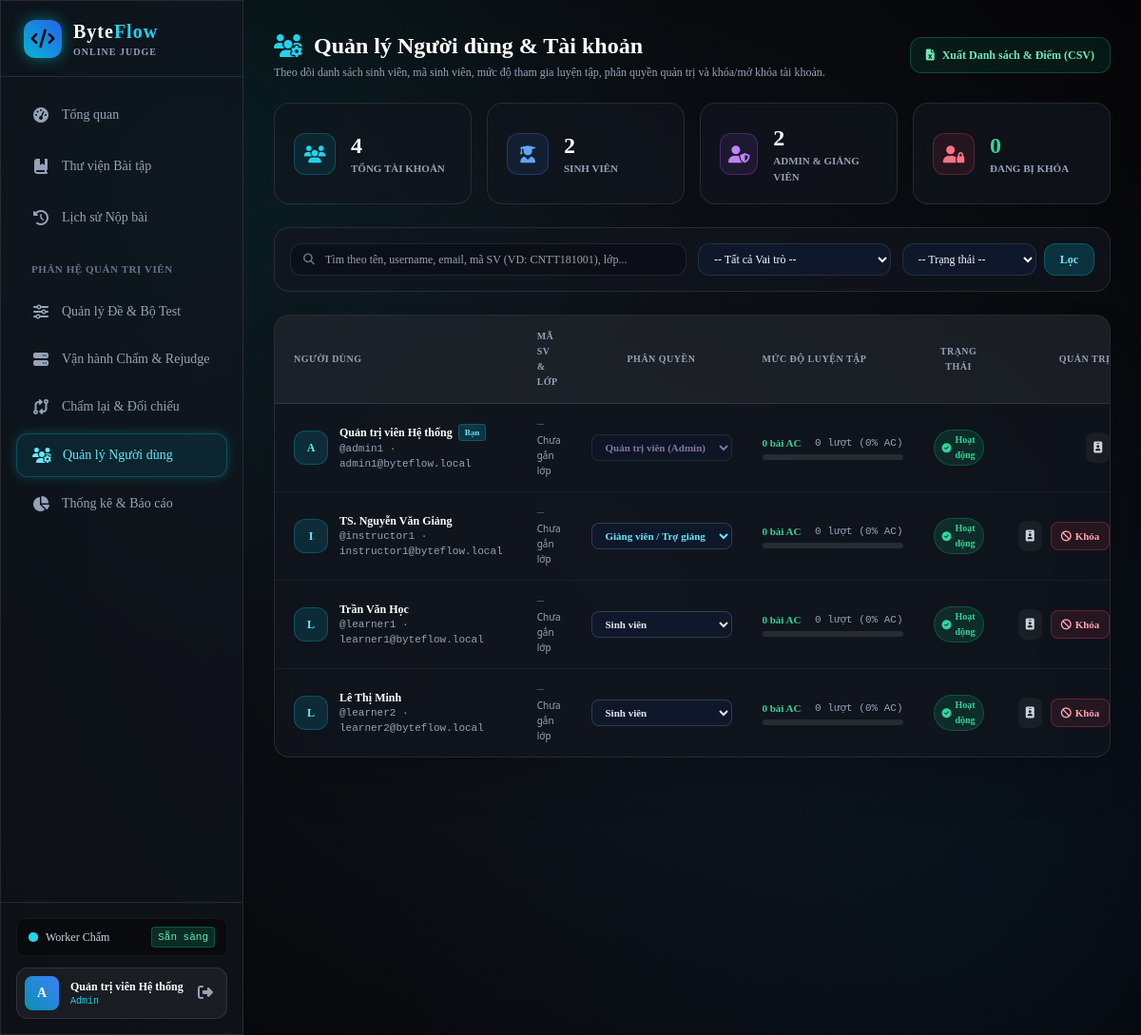
/admin_users.php (signed in), run on the app's committed database.
### tables this page shows
CREATE TABLE `users` (
  `id` INT AUTO_INCREMENT PRIMARY KEY,
  `username` VARCHAR(50) NOT NULL UNIQUE,
  `email` VARCHAR(100) NOT NULL UNIQUE,
  `password_hash` VARCHAR(255) NOT NULL,
  `full_name` VARCHAR(100) NOT NULL,
  `student_code` VARCHAR(30) NULL UNIQUE COMMENT 'Mã số sinh viên (VD: CNTT181001)',
  `class_name` VARCHAR(60) NULL COMMENT 'Lớp sinh viên / học phần (VD: CNTT-18-10)',
  `role` ENUM('learner', 'instructor', 'admin') NOT NULL DEFAULT 'learner',
  `is_locked` TINYINT(1) NOT NULL DEFAULT 0 COMMENT '1 = Tài khoản bị khóa; 0 = Hoạt động',
  `lock_reason` VARCHAR(255) NULL COMMENT 'Lý do khóa tài khoản',
  `last_login_at` DATETIME NULL COMMENT 'Thời điểm đăng nhập gần nhất',
  `created_at` DATETIME NOT NULL DEFAULT CURRENT_TIMESTAMP,
  INDEX `idx_users_role` (`role`),
  INDEX `idx_users_locked` (`is_locked`),
  INDEX `idx_users_class` (`class_name`)
);

### core/Security.php (called while the page is built, shortened)
<?php
class Security
{
    public static function escape(?string $str): string
    {
        return htmlspecialchars($str, ENT_QUOTES | ENT_SUBSTITUTE, 'UTF-8');
    }
}

### core/Auth.php (called while the page is built, shortened)
<?php
class Auth
{
    public static function id(): ?int
    {
        return isset($_SESSION['user_id']) ? (int)$_SESSION['user_id'] : null;
    }
}

### admin_users.php (the view, shortened to what this page needs)
<?php
require_once __DIR__ . '/core/Auth.php';
require_once __DIR__ . '/core/Security.php';
$pdo = getDbConnection();
$currentAdminId = (int)Auth::id();
$q          = trim((string)($_GET['q'] ?? ''));
$where = ['1=1'];
$params = [];
$whereSql = implode(' AND ', $where);
$stmt = $pdo->prepare("
    SELECT
        u.id, u.username, u.email, u.full_name, u.student_code, u.class_name,
        u.role, u.is_locked, u.lock_reason, u.last_login_at, u.created_at,
        (SELECT COUNT(*) FROM submissions s WHERE s.user_id = u.id) AS total_submissions,
        (SELECT COUNT(*) FROM submissions s WHERE s.user_id = u.id AND s.final_verdict = 'AC') AS ac_submissions,
        (SELECT COUNT(DISTINCT s.problem_id) FROM submissions s WHERE s.user_id = u.id AND s.final_verdict = 'AC') AS solved_problems,
        (SELECT MAX(s.submitted_at) FROM submissions s WHERE s.user_id = u.id) AS last_submitted_at
    FROM users u
    WHERE {$whereSql}
    ORDER BY FIELD(u.role, 'admin', 'instructor', 'learner'), u.id ASC
");
$stmt->execute($params);
$users = $stmt->fetchAll(PDO::FETCH_ASSOC);
$kpi = $pdo->query("
    SELECT
        COUNT(*) AS total_users,
        SUM(CASE WHEN role = 'learner' THEN 1 ELSE 0 END) AS total_learners,
        SUM(CASE WHEN role IN ('admin', 'instructor') THEN 1 ELSE 0 END) AS total_staff,
        SUM(CASE WHEN is_locked = 1 THEN 1 ELSE 0 END) AS total_locked
    FROM users
")->fetch(PDO::FETCH_ASSOC);
require_once __DIR__ . '/includes/header.php';
require_once __DIR__ . '/includes/sidebar.php';
?>
<div class="pl-64 min-h-screen flex flex-col w-full">
  <main class="p-8 max-w-7xl w-full mx-auto space-y-6 flex-1">
    <div class="flex flex-col md:flex-row md:items-center justify-between gap-4">
      <div>
        <h1 class="text-2xl font-black text-white flex items-center space-x-3">
          <i class="fa-solid fa-users-gear text-cyan-400"></i>
          <span>Quản lý Người dùng & Tài khoản</span>
        </h1>
        <p class="text-xs text-slate-400 mt-1">
          Theo dõi danh sách sinh viên, mã sinh viên, mức độ tham gia luyện tập, phân quyền quản trị và khóa/mở khóa tài khoản.
        </p>
      </div>
      <a href="/BaiTapLon/api/export_report.php?type=student_summary&format=csv" class="px-4 py-2.5 rounded-xl bg-emerald-500/10 hover:bg-emerald-500/20 text-emerald-300 border border-emerald-500/30 text-xs font-bold inline-flex items-center space-x-2 transition-colors">
        <i class="fa-solid fa-file-excel"></i>
        <span>Xuất Danh sách & Điểm (CSV)</span>
      </a>
    </div>
    <div class="grid grid-cols-1 sm:grid-cols-2 lg:grid-cols-4 gap-4">
      <div class="glass-panel p-5 rounded-2xl border border-white/10 flex items-center space-x-4">
        <div class="w-11 h-11 rounded-xl bg-cyan-500/10 border border-cyan-500/30 text-cyan-400 flex items-center justify-center text-lg">
          <i class="fa-solid fa-users"></i>
        </div>
        <div>
          <div class="text-2xl font-black text-white"><?= (int)$kpi['total_users'] ?></div>
          <div class="text-[11px] text-slate-400 uppercase font-semibold">Tổng tài khoản</div>
        </div>
      </div>
      <div class="glass-panel p-5 rounded-2xl border border-white/10 flex items-center space-x-4">
        <div class="w-11 h-11 rounded-xl bg-blue-500/10 border border-blue-500/30 text-blue-400 flex items-center justify-center text-lg">
          <i class="fa-solid fa-user-graduate"></i>
        </div>
        <div>
          <div class="text-2xl font-black text-white"><?= (int)$kpi['total_learners'] ?></div>
          <div class="text-[11px] text-slate-400 uppercase font-semibold">Sinh viên</div>
        </div>
      </div>
      <div class="glass-panel p-5 rounded-2xl border border-white/10 flex items-center space-x-4">
        <div class="w-11 h-11 rounded-xl bg-purple-500/10 border border-purple-500/30 text-purple-400 flex items-center justify-center text-lg">
          <i class="fa-solid fa-user-shield"></i>
        </div>
        <div>
          <div class="text-2xl font-black text-white"><?= (int)$kpi['total_staff'] ?></div>
          <div class="text-[11px] text-slate-400 uppercase font-semibold">Admin & Giảng viên</div>
        </div>
      </div>
      <div class="glass-panel p-5 rounded-2xl border border-white/10 flex items-center space-x-4">
        <div class="w-11 h-11 rounded-xl bg-rose-500/10 border border-rose-500/30 text-rose-400 flex items-center justify-center text-lg">
          <i class="fa-solid fa-user-lock"></i>
        </div>
        <div>
          <div class="text-2xl font-black <?= (int)$kpi['total_locked'] > 0 ? 'text-rose-400' : 'text-emerald-400' ?>"><?= (int)$kpi['total_locked'] ?></div>
          <div class="text-[11px] text-slate-400 uppercase font-semibold">Đang bị khóa</div>
        </div>
      </div>
    </div>
    <form method="GET" action="" class="glass-panel rounded-2xl p-4 border border-white/10 grid grid-cols-1 md:grid-cols-4 gap-3 text-xs">
      <div class="md:col-span-2 relative">
        <i class="fa-solid fa-magnifying-glass absolute left-3.5 top-1/2 -translate-y-1/2 text-slate-500"></i>
        <input type="text" name="q" value="<?= Security::escape($q) ?>" placeholder="Tìm theo tên, username, email, mã SV (VD: CNTT181001), lớp..."
          class="w-full glass-input rounded-xl py-2 pl-9 pr-3 text-xs">
      </div>
      <div>
        <select name="role" onchange="this.form.submit()" class="w-full glass-input rounded-xl py-2 px-3 bg-slate-900">
          <option value="">-- Tất cả Vai trò --</option>
        </select>
      </div>
      <div class="flex space-x-2">
        <select name="status" onchange="this.form.submit()" class="flex-1 glass-input rounded-xl py-2 px-3 bg-slate-900">
          <option value="">-- Trạng thái --</option>
        </select>
        <button type="submit" class="px-4 py-2 rounded-xl bg-cyan-500/20 hover:bg-cyan-500/30 text-cyan-300 border border-cyan-500/30 font-bold cursor-pointer">Lọc</button>
      </div>
    </form>
    <div class="glass-panel rounded-2xl border border-white/10 overflow-hidden shadow-2xl">
      <div class="overflow-x-auto">
        <table class="w-full text-left border-collapse text-xs">
          <thead>
            <tr class="bg-white/5 text-[10px] uppercase tracking-wider text-slate-400 font-bold border-b border-white/10">
              <th class="py-3.5 px-5">Người dùng</th>
              <th class="py-3.5 px-4">Mã SV & Lớp</th>
              <th class="py-3.5 px-4 text-center">Phân quyền</th>
              <th class="py-3.5 px-4">Mức độ luyện tập</th>
              <th class="py-3.5 px-4 text-center">Trạng thái</th>
              <th class="py-3.5 px-5 text-right">Quản trị</th>
            </tr>
          </thead>
          <tbody class="divide-y divide-white/5">
            <?php if (empty($users)): ?>
              <tr>
                <td colspan="6" class="py-10 text-center text-slate-500">Không tìm thấy tài khoản nào phù hợp.</td>
              </tr>
            <?php else: ?>
              <?php foreach ($users as $u): ?>
                <?php
                  $isSelf = ((int)$u['id'] === $currentAdminId);
                  $isLocked = ((int)$u['is_locked'] === 1);
                  $totalSub = (int)$u['total_submissions'];
                  $acSub = (int)$u['ac_submissions'];
                  $solved = (int)$u['solved_problems'];
                  $acRate = $totalSub > 0 ? round(($acSub / $totalSub) * 100, 1) : 0;
                ?>
                <tr class="hover:bg-white/[0.02] transition-colors <?= $isLocked ? 'bg-rose-500/[0.03]' : '' ?>">
                  <td class="py-3.5 px-5">
                    <div class="flex items-center space-x-3">
                      <div class="w-9 h-9 rounded-xl <?= $isLocked ? 'bg-rose-500/20 border-rose-500/40 text-rose-300' : 'bg-cyan-500/15 border-cyan-500/30 text-cyan-300' ?> border font-bold flex items-center justify-center shrink-0">
                        <?= strtoupper(substr($u['username'], 0, 1)) ?>
                      </div>
                      <div>
                        <div class="font-bold text-white flex items-center space-x-1.5">
                          <span><?= Security::escape($u['full_name']) ?></span>
                          <?php if ($isSelf): ?>
                            <span class="px-1.5 py-0.2 rounded text-[9px] bg-cyan-500/20 text-cyan-300 border border-cyan-500/30">Bạn</span>
                          <?php endif; ?>
                        </div>
                        <div class="text-[11px] text-slate-400 font-mono">
                          @<?= Security::escape($u['username']) ?> · <?= Security::escape($u['email']) ?>
                        </div>
                      </div>
                    </div>
                  </td>
                  <td class="py-3.5 px-4 font-mono">
                    <?php if (!empty($u['student_code'])): ?>
                      <div class="font-bold text-cyan-300"><?= Security::escape($u['student_code']) ?></div>
                    <?php else: ?>
                      <div class="text-slate-600">—</div>
                    <?php endif; ?>
                    <div class="text-[10px] text-slate-400 font-sans"><?= Security::escape($u['class_name'] ?: 'Chưa gắn lớp') ?></div>
                  </td>
                  <td class="py-3.5 px-4 text-center">
                    <select onchange="changeUserRole(<?= (int)$u['id'] ?>, this.value, '<?= Security::escape($u['username']) ?>')"
                      <?= $isSelf ? 'disabled title="Không thể tự hạ quyền của chính mình"' : '' ?>
                      class="px-2.5 py-1.5 rounded-lg bg-slate-900 border border-white/15 text-[11px] font-bold focus:outline-none focus:border-cyan-400 <?= $isSelf ? 'opacity-60 cursor-not-allowed' : 'cursor-pointer' ?> <?= $u['role'] === 'admin' ? 'text-purple-300' : ($u['role'] === 'instructor' ? 'text-cyan-300' : 'text-slate-200') ?>">
                      <option value="learner" <?= $u['role'] === 'learner' ? 'selected' : '' ?>>Sinh viên</option>
                      <option value="instructor" <?= $u['role'] === 'instructor' ? 'selected' : '' ?>>Giảng viên / Trợ giảng</option>
                      <option value="admin" <?= $u['role'] === 'admin' ? 'selected' : '' ?>>Quản trị viên (Admin)</option>
                    </select>
                  </td>
                  <td class="py-3.5 px-4 min-w-[180px]">
                    <div class="flex items-center justify-between text-[11px] mb-1">
                      <span class="text-emerald-400 font-bold"><?= $solved ?> bài AC</span>
                      <span class="text-slate-400 font-mono"><?= $totalSub ?> lượt (<?= $acRate ?>% AC)</span>
                    </div>
                    <div class="w-full h-1.5 bg-white/10 rounded-full overflow-hidden">
                    </div>
                  </td>
                  <td class="py-3.5 px-4 text-center">
                    <?php if ($isLocked): ?>
                      <span class="inline-flex items-center px-2 py-0.5 rounded-full text-[10px] font-bold bg-rose-500/20 text-rose-300 border border-rose-500/30" title="<?= Security::escape((string)$u['lock_reason']) ?>">
                        <i class="fa-solid fa-lock mr-1"></i>Đã khóa
                      </span>
                      <?php if (!empty($u['lock_reason'])): ?>
                        <div class="text-[10px] text-rose-400/80 max-w-[140px] truncate mx-auto mt-0.5" title="<?= Security::escape($u['lock_reason']) ?>">
                          <?= Security::escape($u['lock_reason']) ?>
                        </div>
                      <?php endif; ?>
                    <?php else: ?>
                      <span class="inline-flex items-center px-2 py-0.5 rounded-full text-[10px] font-bold bg-emerald-500/15 text-emerald-400 border border-emerald-500/30">
                        <i class="fa-solid fa-circle-check mr-1"></i>Hoạt động
                      </span>
                    <?php endif; ?>
                  </td>
                  <td class="py-3.5 px-5 text-right space-x-1.5 whitespace-nowrap">
                    <button type="button"
                      onclick='openEditProfileModal(<?= json_encode([
                        "id" => (int)$u["id"],
                        "username" => $u["username"],
                        "full_name" => $u["full_name"],
                        "student_code" => $u["student_code"] ?? "",
                        "class_name" => $u["class_name"] ?? ""
                      ], JSON_HEX_TAG | JSON_HEX_APOS | JSON_HEX_QUOT | JSON_HEX_AMP) ?>)'
                      class="p-2 rounded-lg bg-white/5 hover:bg-white/10 text-slate-300 hover:text-white transition-colors cursor-pointer"
                      title="Sửa Mã SV, Lớp & Họ tên">
                      <i class="fa-solid fa-id-badge"></i>
                    </button>
                    <?php if (!$isSelf): ?>
                      <?php if ($isLocked): ?>
                        <button type="button" onclick="toggleUserLock(<?= (int)$u['id'] ?>, false, '<?= Security::escape($u['username']) ?>')"
                          class="px-2.5 py-1.5 rounded-lg bg-emerald-500/10 hover:bg-emerald-500/20 text-emerald-300 border border-emerald-500/30 text-[11px] font-bold cursor-pointer">
                          <i class="fa-solid fa-lock-open mr-1"></i>Mở khóa
                        </button>
                      <?php else: ?>
                        <button type="button" onclick="openLockModal(<?= (int)$u['id'] ?>, '<?= Security::escape($u['username']) ?>')"
                          class="px-2.5 py-1.5 rounded-lg bg-rose-500/10 hover:bg-rose-500/20 text-rose-300 border border-rose-500/30 text-[11px] font-bold cursor-pointer">
                          <i class="fa-solid fa-ban mr-1"></i>Khóa
                        </button>
                      <?php endif; ?>
                    <?php endif; ?>
                  </td>
                </tr>
              <?php endforeach; ?>
            <?php endif; ?>
          </tbody>
        </table>
      </div>
    </div>
  </main>
</div>
<?php require_once __DIR__ . '/includes/footer.php'; ?>

### assets/css/style.css (style rules this page uses)
:root { --bg-deep: #050507; --bg-card: rgba(18, 22, 31, 0.7); --bg-card-subtle: rgba(25, 30, 42, 0.55); --bg-input: rgba(10, 13, 20, 0.65); --border-glass: rgba(255, 255, 255, 0.1); --border-glass-hover: rgba(0, 255, 255, 0.4); --cyan-accent: #00FFFF; --cyan-glow: rgba(0, 255, 255, 0.35); --font-sans: 'Times New Roman', Times, serif; --font-mono: 'JetBrains Mono', monospace; }
body { font-family: var(--font-sans); background-color: var(--bg-deep); color: #E2E8F0; overflow-x: hidden; min-height: 100vh; }
.glass-panel { background: var(--bg-card); backdrop-filter: blur(16px); -webkit-backdrop-filter: blur(16px); border: 1px solid var(--border-glass); }
.glass-input { background: var(--bg-input); border: 1px solid var(--border-glass); color: #F8FAFC; transition: all 0.2s ease; }

### data on the page
users: username "A", full_name "Quản trị viên Hệ thống", shows "Bạn", username "admin1", email "admin1@byteflow.local", class_name "Chưa gắn lớp", role+id+username "Quản trị viên (Admin)", solved "0", totalSub "0", acRate "0", is_locked 0 (drawn)
users: username "I", full_name "TS. Nguyễn Văn Giảng", username "instructor1", email "instructor1@byteflow.local", class_name "Chưa gắn lớp", role+id+username "Giảng viên / Trợ giảng", solved "0", totalSub "0", acRate "0", is_locked 0 (drawn)
users: username "L", full_name "Trần Văn Học", username "learner1", email "learner1@byteflow.local", class_name "Chưa gắn lớp", role+id+username "Sinh viên", solved "0", totalSub "0", acRate "0", is_locked 0 (drawn)
users: username "L", full_name "Lê Thị Minh", username "learner2", email "learner2@byteflow.local", class_name "Chưa gắn lớp", role+id+username "Sinh viên", solved "0", totalSub "0", acRate "0", is_locked 0 (drawn)

### other printed values
substr($currentUser['username'], 0, 1) "A"
Security::escape($currentUser['full_name']) "Quản trị viên Hệ thống"
Security::escape($currentUser['role']) "Admin"
$kpi['total_users'] "4"
$kpi['total_learners'] "2"
$kpi['total_staff'] "2"
$kpi['total_locked'] "0"
